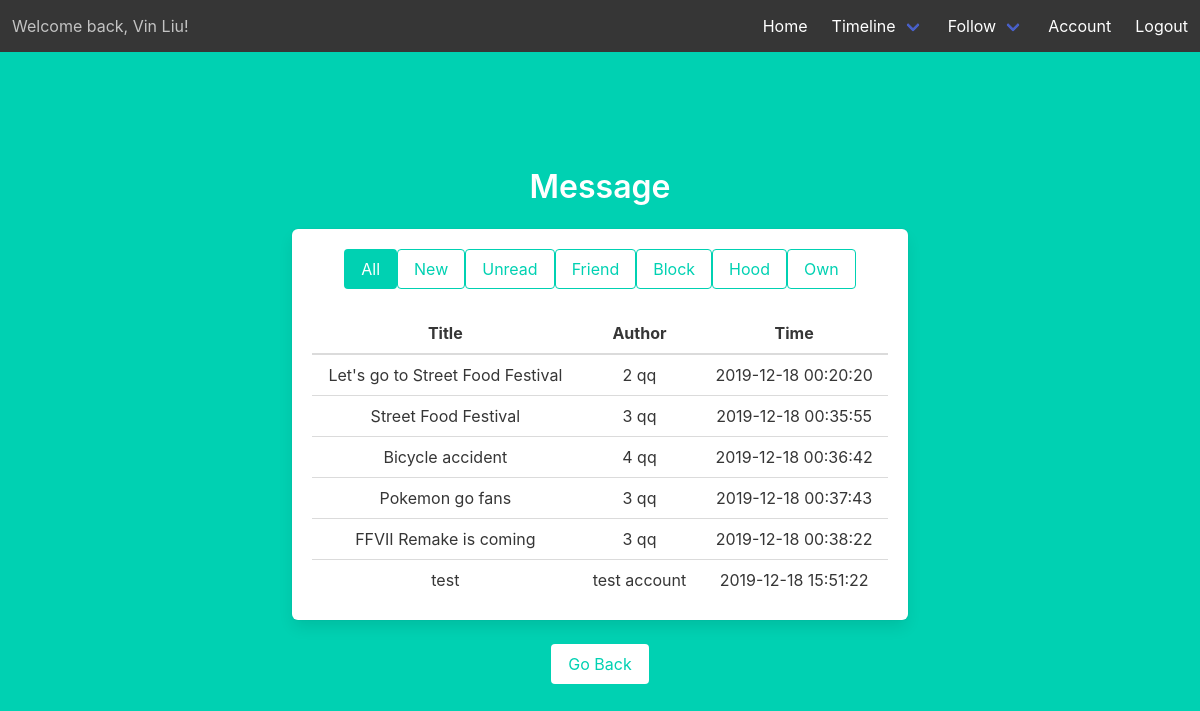
Page /timeline (signed in) on the committed database.
### models.py (models this page shows)
class Users(UserMixin, db.Model):
    __tablename__ = 'Users'
    id = db.Column(db.Integer, primary_key=True)
    email = db.Column(db.String(45), unique=True, nullable=False)
    pword = db.Column(db.String(45), nullable=False)
    fname = db.Column(db.String(45), nullable=False)
    lname = db.Column(db.String(45), nullable=False)
    street_addr = db.Column(db.String(45), nullable=False)
    cid = db.Column(db.Integer, db.ForeignKey('City.id'), nullable=False)
    uprofile = db.Column(db.Text)
    photo = db.Column(db.Text)
    last_logout_timestamp = db.Column(db.DateTime, default=datetime.now().replace(microsecond=0))

class Thread(db.Model):
    __tablename__ = 'Thread'
    uid = db.Column(db.Integer, db.ForeignKey('Users.id'),
                    nullable=False, primary_key=True)
    mid = db.Column(db.Integer, db.ForeignKey('Message.id'),
                    nullable=False, primary_key=True)
    tstatus = db.Column(db.String(45), nullable=False, default='unread')
    ttimestamp = db.Column(db.DateTime, default=datetime.now().replace(microsecond=0), nullable=False)

class Message(db.Model):
    __tablename__ = 'Message'
    id = db.Column(db.Integer, primary_key=True)
    author = db.Column(db.Integer, db.ForeignKey('Users.id'), nullable=False)
    title = db.Column(db.Text, nullable=False)
    content = db.Column(db.Text, nullable=False)
    mtimestamp = db.Column(db.DateTime, default=datetime.now().replace(microsecond=0), nullable=False)
    visibility = db.Column(db.String(45), nullable=False)
    receiver = db.Column(db.Integer, db.ForeignKey('Users.id'), nullable=True)
    lat = db.Column(db.Float, nullable=False)
    lng = db.Column(db.Float, nullable=False)

### timeline.py (the view, shortened to what this page needs)
@timeline.route('/timeline')
@login_required
def load_thread(scope='all', status='all', search=False, keyword=""):
    print('---- parameters----')
    print(scope, status)
    thread_list = Thread.query.filter_by(uid=current_user.id).all()
    count = 0
    in_scope_thread_message_users_list = []
    print('---- all thread_list----')
    print(thread_list)
    for i in thread_list:
        if scope == 'own':
            message = Message.query.filter_by(id=i.mid).first()
            if message.author == current_user.id:
                author = Users.query.filter_by(id=message.author).first()
                in_scope_thread_message_users_list.append([i, message, author])
                count += 1
        else:
            if status == 'unread':
                if i.tstatus == 'unread':
                    message = Message.query.filter_by(id=i.mid).first()
                    author = Users.query.filter_by(id=message.author).first()
                    if author.id != current_user.id:
                        in_scope_thread_message_users_list.append([i, message, author])
                        count += 1
            else:
                message = Message.query.filter_by(id=i.mid).first()
                author = Users.query.filter_by(id=message.author).first()
                if author.id != current_user.id:
                    in_scope_thread_message_users_list.append([i, message, author])
                    count += 1
    print("count %d" % count)
    return render_template('timeline.html', message_count=count, thread_message_list=in_scope_thread_message_users_list, scope=scope, status=status)

### templates/timeline.html (shortened to what this page needs)
{% extends "base.html" %}
{% block content %}
<div class="column is-8 is-offset-2">
    {% if not search %}
    <h3 class="title">Message</h3>
    {% else %}
    <h3 class="title">Search results</h3>
    {% endif %}
    <div class="box">
        {% if not search %}
        <div class="tabs is-centered">
            <ul>
                <li>
                    <form method="POST" action="/timeline">
                        {% if scope == 'all' and status =='all' %}
                        <input class="button is-primary" onclick="submit" type="submit" value="All">
                        {% else %}
                        <input class="button is-primary is-outlined" onclick="submit" type="submit" value="All">
                        {% endif %}
                    </form>
                </li>
                <li>
                    <form method="POST" action="/timeline">
                        {% if scope == 'new' %}
                        <input class="button is-primary" onclick="submit" type="submit" value="New">
                        {% else %}
                        <input class="button is-primary is-outlined" onclick="submit" type="submit" value="New">
                        {% endif %}
                    </form>
                </li>
                <li>
                    <form method="POST" action="/timeline">
                        {% if status == 'unread' %}
                        <input class="button is-primary" onclick="submit" type="submit" value="Unread">
                        {% else %}
                        <input class="button is-primary is-outlined" onclick="submit" type="submit" value="Unread">
                        {% endif %}
                    </form>
                </li>
                <li>
                    <form method="POST" action="/timeline">
                        {% if scope == 'friend' %}
                        <input class="button is-primary" onclick="submit" type="submit" value="Friend">
                        {% else %}
                        <input class="button is-primary is-outlined" onclick="submit" type="submit" value="Friend">
                        {% endif %}
                    </form>
                </li>
                <li>
                    <form method="POST" action="/timeline">
                        {% if scope == 'block' %}
                        <input class="button is-primary" onclick="submit" type="submit" value="Block">
                        {% else %}
                        <input class="button is-primary is-outlined" onclick="submit" type="submit" value="Block">
                        {% endif %}
                    </form>
                </li>
                <li>
                    <form method="POST" action="/timeline">
                        {% if scope == 'hood' %}
                        <input class="button is-primary" onclick="submit" type="submit" value="Hood">
                        {% else %}
                        <input class="button is-primary is-outlined" onclick="submit" type="submit" value="Hood">
                        {% endif %}
                    </form>
                </li>
                <li>
                    <form method="POST" action="/timeline">
                        {% if scope == 'own' %}
                        <input class="button is-primary" onclick="submit" type="submit" value="Own">
                        {% else %}
                        <input class="button is-primary is-outlined" onclick="submit" type="submit" value="Own">
                        {% endif %}
                    </form>
                </li>
            </ul>
        </div>
        {% endif %}
        {% if message_count == 0 %}
        <h3 class="subtitle  is-4 has-text-primary">It's empty</h3>
        {% else %}
        <table class="table is-fullwidth">
            <thead>
                <tr>
                    <th>Title</th>
                    <th>Author</th>
                    <th>Time</th>
                </tr>
            </thead>
            <tbody>
                {% for i in thread_message_list %}
                <tr>
                    <td><a href="{{url_for('timeline.display_message', post_id=i[1].id) }}">{{ i[1].title }}</a></td>
                    <td>{{ i[2].fname }} {{ i[2].lname }}</td>
                    <td>{{ i[1].mtimestamp }}</td>
                </tr>
                {% endfor %}
            </tbody>
        </table>
        {% endif %}
    </div>
    <a class="button is-primary is-inverted" href="{{ url_for('main.index') }}">Go Back</a>
</div>
{% endblock %}

### templates/base.html (shortened to what this page needs)
<!DOCTYPE html>
<html>
<head>
    <link rel="stylesheet" href="https://cdnjs.cloudflare.com/ajax/libs/bulma/0.7.2/css/bulma.min.css" />
</head>
<body>
    <section class="hero is-primary is-fullheight">
        <div class="hero-head">
            <nav class="navbar has-background-dark" role="navigation" aria-label="main navigation">
                {% if current_user.is_authenticated %}
                <div class="navbar-start">
                    <p class="navbar-item">
                        Welcome back, {{ current_user.fname }} {{ current_user.lname }}!
                    </p>
                </div>
                {% endif %}
                <div id="navbarMenuHeroA" class="navbar-menu ">
                    <div class="navbar-end">
                        <a href="{{ url_for('main.index') }}" class="navbar-item">
                            Home
                        </a>
                        {% if current_user.is_authenticated %}
                        <div class="navbar-item has-dropdown is-hoverable has-text-white has-background-dark">
                            <a class="navbar-link has-background-dark">
                                Timeline
                            </a>
                        </div>
                        {% endif %}
                        {% if current_user.is_authenticated %}
                        <div class="navbar-item has-dropdown is-hoverable has-text-white has-background-dark">
                            <a class="navbar-link has-background-dark">
                                Follow
                            </a>
                        </div>
                        {% endif %}
                        {% if current_user.is_authenticated %}
                        <a href="{{ url_for('acc.account') }}" class="navbar-item">
                            Account
                        </a>
                        {% endif %}
                        {% if current_user.is_authenticated %}
                        <a href="{{ url_for('auth.logout') }}" class="navbar-item">
                            Logout
                        </a>
                        {% endif %}
                    </div>
                </div>
            </nav>
        </div>
        <div class="hero-body">
            <div class="container has-text-centered">
                {% block content %}
                {% endblock %}
            </div>
        </div>
    </section>
</body>
</html>

### rows in the picture
Users: fname "Vin", lname "Liu"
Thread: title "Let's go to Street Food Festival", fname "2", lname "qq", mtimestamp "2019-12-18 00:20:20"
Thread: title "Street Food Festival", fname "3", lname "qq", mtimestamp "2019-12-18 00:35:55"
Thread: title "Bicycle accident", fname "4", lname "qq", mtimestamp "2019-12-18 00:36:42"
Thread: title "Pokemon go fans", fname "3", lname "qq", mtimestamp "2019-12-18 00:37:43"
Thread: title "FFVII Remake is coming", fname "3", lname "qq", mtimestamp "2019-12-18 00:38:22"
Thread: title "test", fname "test", lname "account", mtimestamp "2019-12-18 15:51:22"
